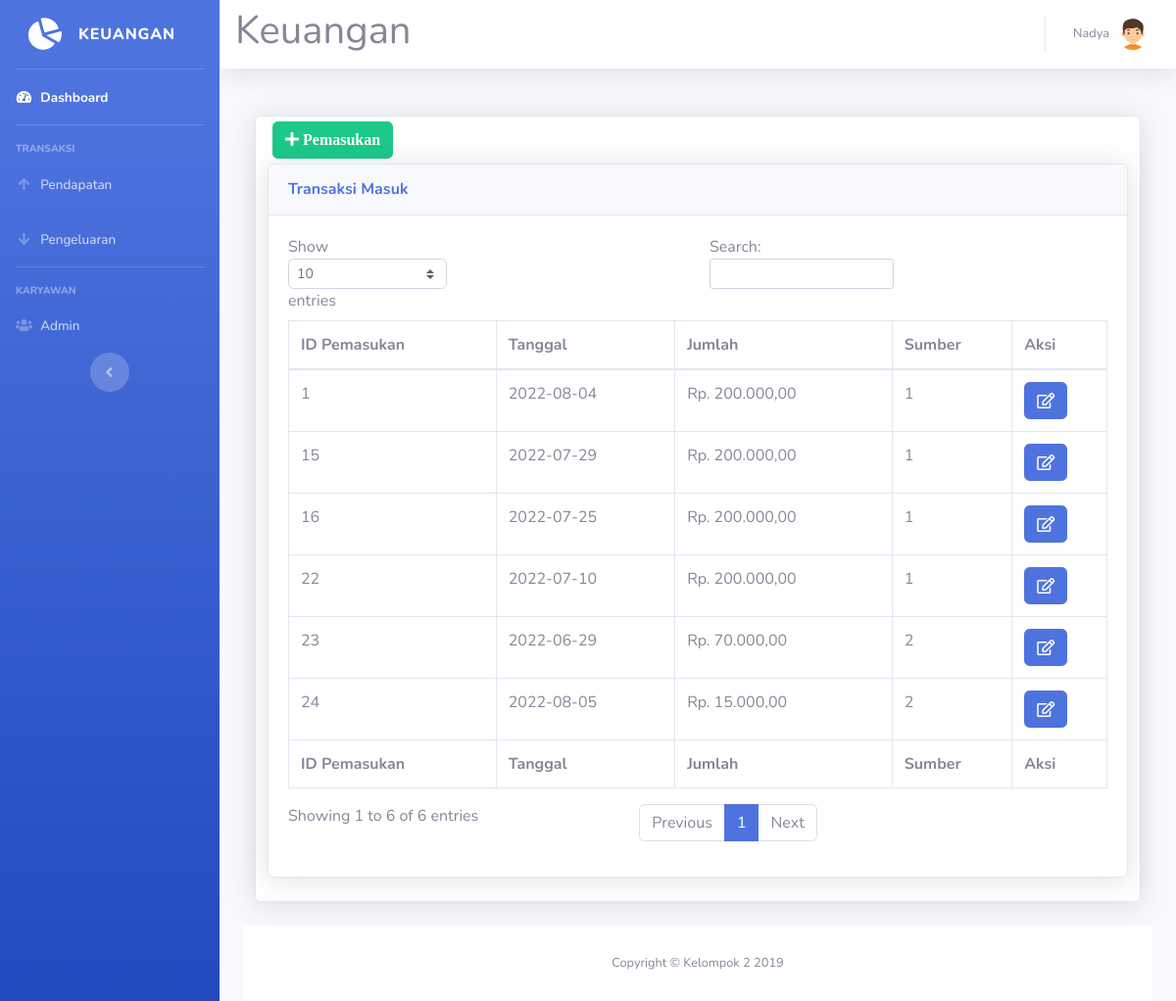
The page /pendapatan.php (signed in) on the database its author committed.
### tables this page shows
CREATE TABLE `pemasukan` (
  `id_pemasukan` int(11) NOT NULL,
  `tgl_pemasukan` date NOT NULL,
  `jumlah` int(11) NOT NULL,
  `id_sumber` int(11) NOT NULL
);

### pendapatan.php (the view, shortened to what this page needs)
<!DOCTYPE html>
<html lang="en">
<head>
  <link href="vendor/fontawesome-free/css/all.min.css" rel="stylesheet" type="text/css">
  <link href="css/sb-admin-2.min.css" rel="stylesheet">
</head>
<body id="page-top">
<?php
require 'koneksi.php';
require ('sidebar.php'); ?>
      <div id="content">
<?php require ('navbar.php'); ?>
        <div class="container-fluid">
          <div class="row">
			  </div>
			              <div class="col-lg-12">
              <div class="card shadow mb-4">
					   <div class="col-xl-12 col-lg-12">
					   <button type="button" class="btn btn-success" style="margin:5px" data-toggle="modal" data-target="#myModalTambah"><i class="fa fa-plus"> Pemasukan</i></button><br>
          <div class="card shadow mb-4">
            <div class="card-header py-3">
              <h6 class="m-0 font-weight-bold text-primary">Transaksi Masuk</h6>
            </div>
            <div class="card-body">
              <div class="table-responsive">
               <table class="table table-bordered" id="dataTable" width="100%" cellspacing="0">
                  <thead>
                    <tr>
                      <th>ID Pemasukan</th>
                      <th>Tanggal</th>
                      <th>Jumlah</th>
                      <th>Sumber</th>
					  <th>Aksi</th>
                    </tr>
                  </thead>
                  <tfoot>
                    <tr>
                      <th>ID Pemasukan</th>
                      <th>Tanggal</th>
                      <th>Jumlah</th>
                      <th>Sumber</th>
                      <th>Aksi</th>
                    </tr>
                  </tfoot>
                  <tbody>
				  <?php
$query = mysqli_query($koneksi,"SELECT * FROM pemasukan");
while ($data = mysqli_fetch_assoc($query))
{
?>
                    <tr>
                      <td><?=$data['id_pemasukan']?></td>
                      <td><?=$data['tgl_pemasukan']?></td>
                      <td>Rp. <?=number_format($data['jumlah'],2,',','.');?></td>
                      <td><?=$data['id_sumber']?></td>
					  <td>
<a href="#" type="button" class=" fa fa-edit btn btn-primary btn-md" data-toggle="modal" data-target="#myModal<?php echo $data['id_pemasukan']; ?>"></a>
</td>
</tr>
  </div>
<?php
}
?>
              </div>
            </div>
          </div>
		  </div>
<?php require 'footer.php'?>
</body>
</html>

### sidebar.php
<div id="wrapper">
  <ul class="navbar-nav bg-gradient-primary sidebar sidebar-dark accordion" id="accordionSidebar">
    <a class="sidebar-brand d-flex align-items-center justify-content-center" href="index.php">
      <div class="sidebar-brand-icon rotate-n-15">
        <i class="fas fa-chart-pie"></i>
      </div>
      <div class="sidebar-brand-text mx-3">Keuangan</div>
    </a>
    <hr class="sidebar-divider my-0">
    <li class="nav-item active">
      <a class="nav-link" href="index.php">
        <i class="fas fa-fw fa-tachometer-alt"></i>
        <span>Dashboard</span></a>
    </li>
    <hr class="sidebar-divider">
    <div class="sidebar-heading">
      Transaksi
    </div>
    <li class="nav-item">
      <a class="nav-link collapsed" href="pendapatan.php">
        <i class="fas fa-fw fa-arrow-up"></i>
        <span>Pendapatan</span>
      </a>
    </li>
    <li class="nav-item">
      <a class="nav-link collapsed" href="pengeluaran.php" >
        <i class="fas fa-fw fa-arrow-down"></i>
        <span>Pengeluaran</span>
      </a>
    </li>
    <hr class="sidebar-divider">
    <div class="sidebar-heading">
      Karyawan
    </div>
    <li class="nav-item">
      <a class="nav-link collapsed" href="karyawan.php">
        <i class="fas fa-fw fa-users"></i>
        <span>Admin</span>
      </a>
    </li>
    <div class="text-center d-none d-md-inline">
      <button class="rounded-circle border-0" id="sidebarToggle"></button>
    </div>
  </ul>
  <div id="content-wrapper" class="d-flex flex-column">

### navbar.php (shortened to what this page needs)
        <nav class="navbar navbar-expand navbar-light bg-white topbar mb-4 static-top shadow">
		<h1>Keuangan</h1>
<?php require 'user.php'; ?>
        </nav>

### user.php (shortened to what this page needs)
<ul class="navbar-nav ml-auto">
  <li class="nav-item dropdown no-arrow">
    <a class="nav-link dropdown-toggle" href="#" id="userDropdown" role="button" data-toggle="dropdown" aria-haspopup="true" aria-expanded="false">
      <span class="mr-2 d-none d-lg-inline text-gray-600 small"><?=$_SESSION['nama']?></span>
      <img class="img-profile rounded-circle" src="img/boy(2).png">
    </a>
  </li>
</ul>

### footer.php
<footer class="sticky-footer bg-white">
  <div class="container my-auto">
    <div class="copyright text-center my-auto">
      <span>Copyright &copy; Kelompok 2 2019</span>
    </div>
  </div>
</footer>

### rows shown on the page
pemasukan: id_pemasukan "1", tgl_pemasukan "2022-08-04", jumlah "200.000,00", id_sumber "1"
pemasukan: id_pemasukan "15", tgl_pemasukan "2022-07-29", jumlah "200.000,00", id_sumber "1"
pemasukan: id_pemasukan "16", tgl_pemasukan "2022-07-25", jumlah "200.000,00", id_sumber "1"
pemasukan: id_pemasukan "22", tgl_pemasukan "2022-07-10", jumlah "200.000,00", id_sumber "1"
pemasukan: id_pemasukan "23", tgl_pemasukan "2022-06-29", jumlah "70.000,00", id_sumber "2"
pemasukan: id_pemasukan "24", tgl_pemasukan "2022-08-05", jumlah "15.000,00", id_sumber "2"

### other values the page prints
$_SESSION['nama'] "Nadya"
